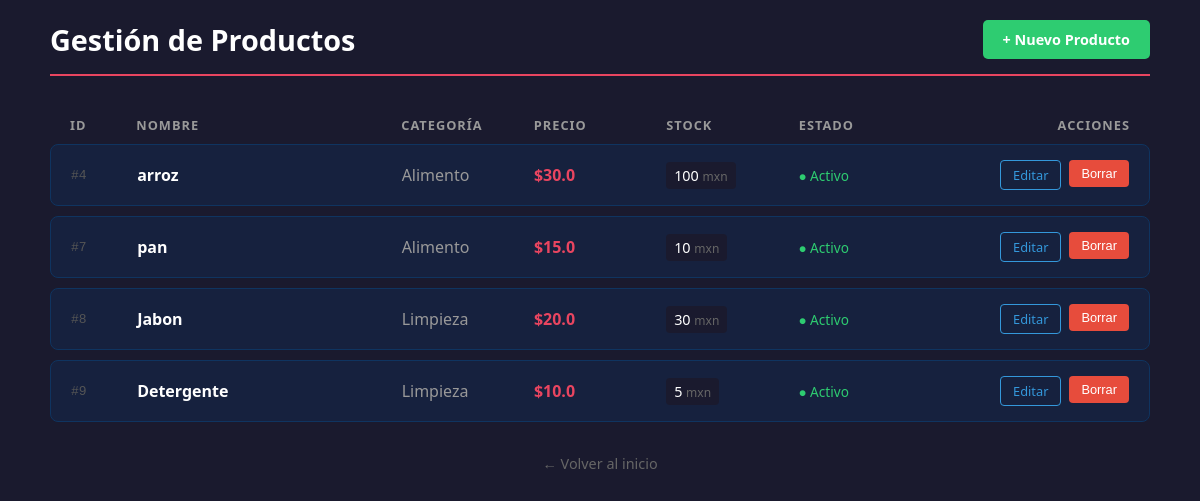
Before: /productos with the older database file.
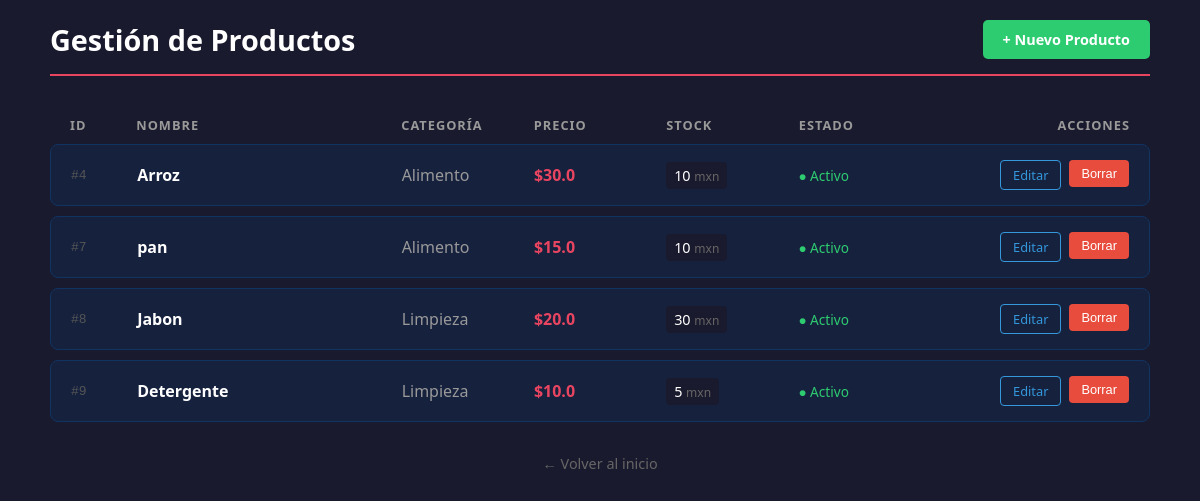
After: the same page with the newer database file.
### tables this page shows
CREATE TABLE productos (
            id INTEGER PRIMARY KEY AUTOINCREMENT,
            nombre TEXT NOT NULL,
            precio REAL,
            stock INTEGER,
            activo BOOLEAN
        , categoria TEXT DEFAULT NULL);

### app.py (the view)
@app.route('/productos')
def productos():
    conn = db.get_connection()
    cursor = conn.cursor()
    cursor.execute("SELECT * FROM productos")
    productos = cursor.fetchall()
    conn.close()
    return render_template('products.html', productos=productos)

### db.py (called while the page is built)
def get_connection():
    return sqlite3.connect(DATABASE)

### templates/products.html (shortened to what the changed rows need)
<!doctype html>
<html lang="es">
  <head>
  </head>
  <body
    style="
      margin: 0;
      padding: 20px;
      background-color: #1a1a2e;
      font-family: &quot;Segoe UI&quot;, sans-serif;
      color: #fff;
    "
  >
    <div style="max-width: 1100px; margin: 0 auto">
      <header
        style="
          display: flex;
          justify-content: space-between;
          align-items: center;
          margin-bottom: 30px;
          border-bottom: 2px solid #e94560;
          padding-bottom: 15px;
        "
      >
        <h1 style="margin: 0; color: #fff; font-size: 1.8rem">
          Gestión de Productos
        </h1>
      </header>
      <div style="display: flex; flex-direction: column; gap: 10px">
        {% for p in productos %}
        <div
          style="
            display: flex;
            align-items: center;
            background-color: #16213e;
            border-radius: 8px;
            padding: 15px 20px;
            border: 1px solid #0f3460;
            transition: background 0.3s;
          "
        >
          <div style="flex: 0.5; color: #555; font-family: monospace">
            #{{ p[0] }}
          </div>
          <div style="flex: 2; font-weight: bold; color: #fff">{{ p[1] }}</div>
          <div style="flex: 1; color: #999">{{ p[5] }}</div>
          <div style="flex: 1; color: #e94560; font-weight: bold">
            ${{ p[2] }}
          </div>
          <div style="flex: 1">
            <span
              style="
                background: #1a1a2e;
                padding: 4px 8px;
                border-radius: 4px;
                font-size: 0.9rem;
              "
            >
              {{ p[3] }} <small style="color: #666">mxn</small>
            </span>
          </div>
          <div style="flex: 1">
            <span
              style="color: {{ '#2ecc71' if p[4] else '#e74c3c' }}; font-size: 0.85rem;"
            >
              {{ '● Activo' if p[4] else '○ Inactivo' }}
            </span>
          </div>
          <div
            style="
              flex: 1.5;
              display: flex;
              gap: 8px;
              justify-content: flex-end;
            "
          >
            <a
              href="/editar/{{ p[0] }}"
              style="
                text-decoration: none;
                color: #3498db;
                border: 1px solid #3498db;
                padding: 5px 12px;
                border-radius: 4px;
                font-size: 0.8rem;
              "
              >Editar</a
            >
            <form action="/eliminar/{{ p[0] }}" method="POST" style="margin: 0">
              <button
                onclick="return confirm('¿Eliminar producto?');"
                style="
                  cursor: pointer;
                  background-color: #e74c3c;
                  border: none;
                  color: white;
                  padding: 6px 12px;
                  border-radius: 4px;
                  font-size: 0.8rem;
                "
              >
                Borrar
              </button>
            </form>
          </div>
        </div>
        {% endfor %}
      </div>
    </div>
  </body>
</html>

Changed rows visible on the page:
changed productos id 4: nombre "arroz" → "Arroz"; stock "100" → "10"
